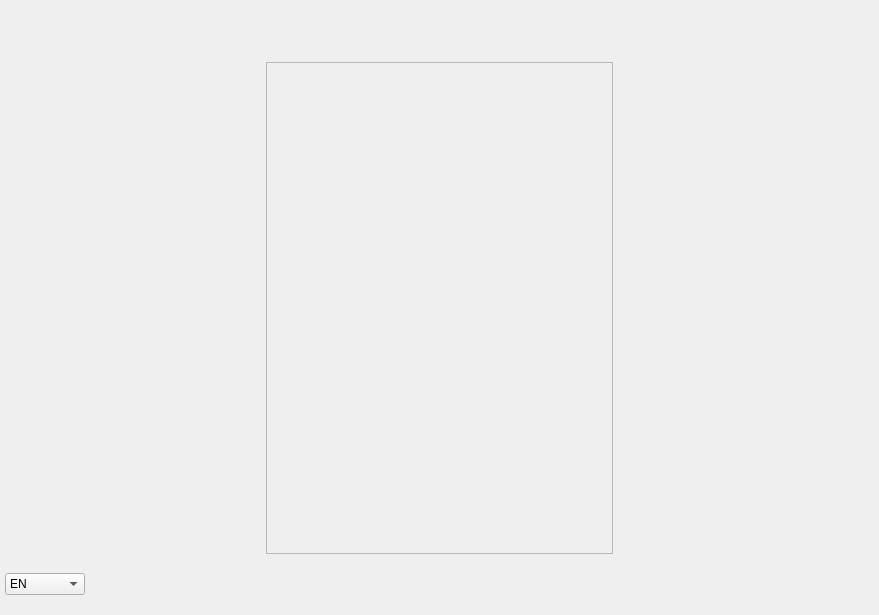
<?xml version="1.0" encoding="UTF-8"?>
<ui version="4.0">
 <class>AuthReg</class>
 <widget class="QWidget" name="AuthReg">
  <property name="geometry">
   <rect>
    <x>0</x>
    <y>0</y>
    <width>879</width>
    <height>615</height>
   </rect>
  </property>
  <property name="windowTitle">
   <string>Form</string>
  </property>
  <layout class="QVBoxLayout" name="verticalLayout">
   <property name="spacing">
    <number>0</number>
   </property>
   <property name="leftMargin">
    <number>0</number>
   </property>
   <property name="topMargin">
    <number>0</number>
   </property>
   <property name="rightMargin">
    <number>0</number>
   </property>
   <property name="bottomMargin">
    <number>0</number>
   </property>
   <item>
    <widget class="QWidget" name="mainWidget" native="true">
     <layout class="QGridLayout" name="gridLayout" rowstretch="1,8,1" columnstretch="3,4,3">
      <property name="leftMargin">
       <number>5</number>
      </property>
      <property name="topMargin">
       <number>0</number>
      </property>
      <property name="rightMargin">
       <number>5</number>
      </property>
      <property name="bottomMargin">
       <number>0</number>
      </property>
      <property name="spacing">
       <number>0</number>
      </property>
      <item row="0" column="1">
       <spacer name="verticalSpacer_2">
        <property name="orientation">
         <enum>Qt::Vertical</enum>
        </property>
        <property name="sizeHint" stdset="0">
         <size>
          <width>20</width>
          <height>59</height>
         </size>
        </property>
       </spacer>
      </item>
      <item row="1" column="0">
       <spacer name="horizontalSpacer">
        <property name="orientation">
         <enum>Qt::Horizontal</enum>
        </property>
        <property name="sizeHint" stdset="0">
         <size>
          <width>258</width>
          <height>20</height>
         </size>
        </property>
       </spacer>
      </item>
      <item row="1" column="1">
       <widget class="QFrame" name="mainFrame">
        <property name="frameShape">
         <enum>QFrame::StyledPanel</enum>
        </property>
        <property name="frameShadow">
         <enum>QFrame::Raised</enum>
        </property>
        <layout class="QGridLayout" name="gridLayout_2" rowstretch="1,16,1" columnstretch="1,6,1">
         <property name="leftMargin">
          <number>0</number>
         </property>
         <property name="topMargin">
          <number>0</number>
         </property>
         <property name="rightMargin">
          <number>0</number>
         </property>
         <property name="bottomMargin">
          <number>0</number>
         </property>
         <property name="spacing">
          <number>0</number>
         </property>
         <item row="0" column="1">
          <spacer name="verticalSpacer_4">
           <property name="orientation">
            <enum>Qt::Vertical</enum>
           </property>
           <property name="sizeHint" stdset="0">
            <size>
             <width>20</width>
             <height>24</height>
            </size>
           </property>
          </spacer>
         </item>
         <item row="1" column="0">
          <spacer name="horizontalSpacer_3">
           <property name="orientation">
            <enum>Qt::Horizontal</enum>
           </property>
           <property name="sizeHint" stdset="0">
            <size>
             <width>40</width>
             <height>20</height>
            </size>
           </property>
          </spacer>
         </item>
         <item row="1" column="1">
          <widget class="QStackedWidget" name="widgetList"/>
         </item>
         <item row="1" column="2">
          <spacer name="horizontalSpacer_4">
           <property name="orientation">
            <enum>Qt::Horizontal</enum>
           </property>
           <property name="sizeHint" stdset="0">
            <size>
             <width>40</width>
             <height>20</height>
            </size>
           </property>
          </spacer>
         </item>
         <item row="2" column="1">
          <spacer name="verticalSpacer_3">
           <property name="orientation">
            <enum>Qt::Vertical</enum>
           </property>
           <property name="sizeHint" stdset="0">
            <size>
             <width>20</width>
             <height>24</height>
            </size>
           </property>
          </spacer>
         </item>
        </layout>
       </widget>
      </item>
      <item row="1" column="2">
       <spacer name="horizontalSpacer_2">
        <property name="orientation">
         <enum>Qt::Horizontal</enum>
        </property>
        <property name="sizeHint" stdset="0">
         <size>
          <width>258</width>
          <height>20</height>
         </size>
        </property>
       </spacer>
      </item>
      <item row="2" column="1">
       <spacer name="verticalSpacer">
        <property name="orientation">
         <enum>Qt::Vertical</enum>
        </property>
        <property name="sizeHint" stdset="0">
         <size>
          <width>20</width>
          <height>58</height>
         </size>
        </property>
       </spacer>
      </item>
      <item row="2" column="0">
       <widget class="QComboBox" name="comboBox">
        <property name="sizePolicy">
         <sizepolicy hsizetype="Fixed" vsizetype="Fixed">
          <horstretch>0</horstretch>
          <verstretch>0</verstretch>
         </sizepolicy>
        </property>
        <property name="minimumSize">
         <size>
          <width>80</width>
          <height>0</height>
         </size>
        </property>
        <item>
         <property name="text">
          <string>EN</string>
         </property>
        </item>
        <item>
         <property name="text">
          <string>RU</string>
         </property>
        </item>
       </widget>
      </item>
     </layout>
    </widget>
   </item>
  </layout>
 </widget>
 <resources/>
 <connections/>
</ui>
